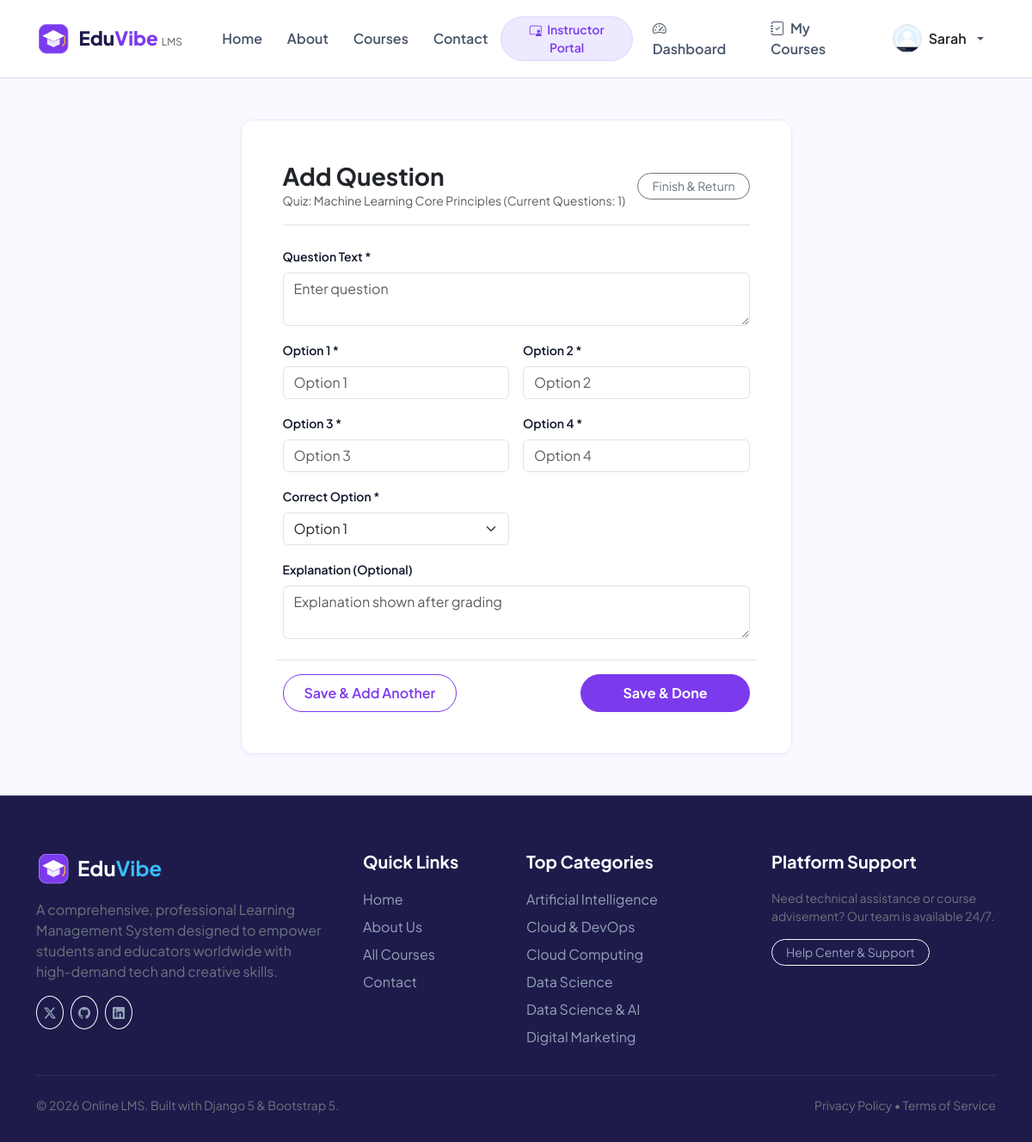
/instructor/quiz/2/question/add/ (signed in), run on the app's committed database.
### online_app/models.py (models this page shows, shortened)
class UserProfile(models.Model):
    ROLE_CHOICES = [
        ('student', 'Student'),
        ('instructor', 'Instructor'),
        ('admin', 'Admin'),
    ]
    user = models.OneToOneField(User, on_delete=models.CASCADE, related_name='profile')
    role = models.CharField(max_length=20, choices=ROLE_CHOICES, default='student')
    phone = models.CharField(max_length=25, blank=True)
    headline = models.CharField(max_length=150, blank=True, help_text="e.g. Senior Software Engineer | Student")
    bio = models.TextField(blank=True)
    avatar = models.ImageField(upload_to='avatars/', blank=True, null=True)
    avatar_static = models.CharField(max_length=255, blank=True, default='online_app/images/instructors/instructor1.jpg')
    created_at = models.DateTimeField(auto_now_add=True)
    def is_instructor(self):
        return self.role in ['instructor', 'admin'] or self.user.is_staff
    def get_avatar_url(self):
        if self.avatar:
            return self.avatar.url
        if self.avatar_static:
            return static(self.avatar_static)
        return static('online_app/images/instructors/instructor1.jpg')

class Quiz(models.Model):
    course = models.ForeignKey(Course, on_delete=models.CASCADE, related_name='quizzes')
    title = models.CharField(max_length=200)
    description = models.TextField(blank=True)
    pass_mark = models.PositiveIntegerField(default=60, help_text="Pass percentage (e.g. 60)")
    created_at = models.DateTimeField(auto_now_add=True)

class Category(models.Model):
    name = models.CharField(max_length=100)
    slug = models.SlugField(unique=True, blank=True)
    icon = models.CharField(max_length=60, default='bi-code-slash', help_text="Bootstrap icon class name")
    description = models.TextField(blank=True)
    image = models.ImageField(upload_to='categories/', blank=True, null=True)
    image_static = models.CharField(max_length=255, blank=True, default='')
    class Meta:
        verbose_name_plural = 'Categories'
        ordering = ['name']

### online_app/views.py (the view)
# urls.py: path('instructor/quiz/<int:quiz_id>/question/add/', views.add_question, name='add_question'),
@login_required
def add_question(request, quiz_id):
    quiz = get_object_or_404(Quiz, id=quiz_id, course__instructor=request.user)
    if request.method == 'POST':
        form = QuestionForm(request.POST)
        if form.is_valid():
            q = form.save(commit=False)
            q.quiz = quiz
            q.save()
            messages.success(request, "Question added! Add another question or finish.")
            if 'save_and_add' in request.POST:
                return redirect('add_question', quiz_id=quiz.id)
            return redirect('course_detail', slug=quiz.course.slug)
    else:
        form = QuestionForm()
    return render(request, 'online_app/question_form.html', {'form': form, 'quiz': quiz})

### online_app/forms.py
class QuestionForm(forms.ModelForm):
    class Meta:
        model = Question
        fields = ['question_text', 'option1', 'option2', 'option3', 'option4', 'correct_option', 'explanation']
        widgets = {
            'question_text': forms.Textarea(attrs={'class': 'form-control', 'rows': 2, 'placeholder': 'Enter question'}),
            'option1': forms.TextInput(attrs={'class': 'form-control', 'placeholder': 'Option 1'}),
            'option2': forms.TextInput(attrs={'class': 'form-control', 'placeholder': 'Option 2'}),
            'option3': forms.TextInput(attrs={'class': 'form-control', 'placeholder': 'Option 3'}),
            'option4': forms.TextInput(attrs={'class': 'form-control', 'placeholder': 'Option 4'}),
            'correct_option': forms.Select(attrs={'class': 'form-select'}),
            'explanation': forms.Textarea(attrs={'class': 'form-control', 'rows': 2, 'placeholder': 'Explanation shown after grading'}),
        }

### online_app/views.py (called while the page is built)
def global_categories_processor(request):
    return {
        'nav_categories': Category.objects.all()[:6]
    }

### online_app/templates/online_app/question_form.html (shortened to what this page needs)
{% extends 'online_app/base.html' %}
{% load static %}
{% block content %}
<div class="container py-5">
  <div class="row justify-content-center">
    <div class="col-lg-7">
      <div class="card-custom p-4 p-md-5 bg-white">
        <div class="d-flex justify-content-between align-items-center mb-4 pb-3 border-bottom">
          <div>
            <h3 class="fw-bold mb-0 text-dark">Add Question</h3>
            <small class="text-muted">Quiz: {{ quiz.title }} (Current Questions: {{ quiz.questions.count }})</small>
          </div>
          <a href="{% url 'course_detail' slug=quiz.course.slug %}" class="btn btn-outline-secondary rounded-pill btn-sm px-3">Finish &amp; Return</a>
        </div>
        <form method="POST">
          <div class="row g-3">
            <div class="col-12">
              <label class="form-label small fw-semibold">Question Text *</label>
              {{ form.question_text }}
            </div>
            <div class="col-md-6">
              <label class="form-label small fw-semibold">Option 1 *</label>
              {{ form.option1 }}
            </div>
            <div class="col-md-6">
              <label class="form-label small fw-semibold">Option 2 *</label>
              {{ form.option2 }}
            </div>
            <div class="col-md-6">
              <label class="form-label small fw-semibold">Option 3 *</label>
              {{ form.option3 }}
            </div>
            <div class="col-md-6">
              <label class="form-label small fw-semibold">Option 4 *</label>
              {{ form.option4 }}
            </div>
            <div class="col-md-6">
              <label class="form-label small fw-semibold">Correct Option *</label>
              {{ form.correct_option }}
            </div>
            <div class="col-12">
              <label class="form-label small fw-semibold">Explanation (Optional)</label>
              {{ form.explanation }}
            </div>
            <div class="col-12 mt-4 pt-3 border-top d-flex justify-content-between">
              <button type="submit" name="save_and_add" class="btn btn-outline-primary rounded-pill px-4">
                Save &amp; Add Another
              </button>
              <button type="submit" class="btn btn-primary rounded-pill px-5 fw-bold">
                Save &amp; Done
              </button>
            </div>
          </div>
        </form>
      </div>
    </div>
  </div>
</div>
{% endblock %}

### online_app/templates/online_app/base.html (shortened to what this page needs)
{% load static %}
<!DOCTYPE html>
<html lang="en">
<head>
  <link href="https://cdn.jsdelivr.net/npm/bootstrap@5.3.3/dist/css/bootstrap.min.css" rel="stylesheet">
  <link rel="stylesheet" href="https://cdn.jsdelivr.net/npm/bootstrap-icons@1.11.3/font/bootstrap-icons.min.css">
  <link rel="stylesheet" href="{% static 'online_app/css/style.css' %}">
</head>
<body>
  <nav class="navbar navbar-expand-lg navbar-lms">
    <div class="container">
      <a class="navbar-brand" href="{% url 'home' %}">
        <img src="{% static 'online_app/images/logo/logo.png' %}" alt="LMS Logo" class="brand-logo-img">
        <span>Edu<span style="color: var(--purple-primary);">Vibe</span> <small class="fw-normal text-muted" style="font-size: 0.75rem;">LMS</small></span>
      </a>
      <div class="collapse navbar-collapse" id="navbarLmsNav">
        <ul class="navbar-nav me-auto mb-2 mb-lg-0 ms-lg-3">
          <li class="nav-item">
            <a class="nav-link {% if request.resolver_match.url_name == 'home' %}active{% endif %}" href="{% url 'home' %}">Home</a>
          </li>
          <li class="nav-item">
            <a class="nav-link {% if request.resolver_match.url_name == 'about' %}active{% endif %}" href="{% url 'about' %}">About</a>
          </li>
          <li class="nav-item">
            <a class="nav-link {% if request.resolver_match.url_name == 'courses' or request.resolver_match.url_name == 'course_detail' %}active{% endif %}" href="{% url 'courses' %}">Courses</a>
          </li>
          <li class="nav-item">
            <a class="nav-link {% if request.resolver_match.url_name == 'contact' %}active{% endif %}" href="{% url 'contact' %}">Contact</a>
          </li>
        </ul>
        <ul class="navbar-nav ms-auto align-items-lg-center gap-2">
          {% if user.is_authenticated %}
            {% if user.profile.is_instructor %}
              <li class="nav-item">
                <a class="btn btn-lavender btn-sm rounded-pill px-3" href="{% url 'instructor_dashboard' %}">
                  <i class="bi bi-person-video3 me-1"></i> Instructor Portal
                </a>
              </li>
            {% endif %}
            <li class="nav-item">
              <a class="nav-link" href="{% url 'student_dashboard' %}">
                <i class="bi bi-speedometer2 me-1"></i> Dashboard
              </a>
            </li>
            <li class="nav-item">
              <a class="nav-link" href="{% url 'my_courses' %}">
                <i class="bi bi-journal-check me-1"></i> My Courses
              </a>
            </li>
            <li class="nav-item dropdown">
              <a class="nav-link dropdown-toggle d-flex align-items-center gap-2" href="#" id="userMenuDropdown" role="button" data-bs-toggle="dropdown" aria-expanded="false">
                <img src="{{ user.profile.get_avatar_url }}" alt="{{ user.username }}" class="rounded-circle border" width="34" height="34" style="object-fit: cover;">
                <span class="d-none d-lg-inline fw-semibold text-dark">{{ user.first_name|default:user.username }}</span>
              </a>
            </li>
          {% endif %}
        </ul>
      </div>
    </div>
  </nav>
  <main>
    {% block content %}{% endblock %}
  </main>
  <footer class="footer-lms">
    <div class="container">
      <div class="row g-4">
        <div class="col-lg-4 col-md-6">
          <div class="d-flex align-items-center gap-2 mb-3">
            <img src="{% static 'online_app/images/logo/logo.png' %}" alt="Logo" class="brand-logo-img">
            <span class="h4 text-white fw-bold mb-0">Edu<span style="color: var(--blue-primary);">Vibe</span></span>
          </div>
          <p class="text-secondary pe-lg-4">
            A comprehensive, professional Learning Management System designed to empower students and educators worldwide with high-demand tech and creative skills.
          </p>
          <div class="d-flex gap-2 mt-3">
            <a href="#" class="btn btn-outline-light btn-sm rounded-circle p-2"><i class="bi bi-twitter-x"></i></a>
            <a href="#" class="btn btn-outline-light btn-sm rounded-circle p-2"><i class="bi bi-github"></i></a>
            <a href="#" class="btn btn-outline-light btn-sm rounded-circle p-2"><i class="bi bi-linkedin"></i></a>
          </div>
        </div>
        <div class="col-lg-2 col-md-6 col-6">
          <h5>Quick Links</h5>
          <ul class="list-unstyled mb-0">
            <li class="mb-2"><a href="{% url 'home' %}">Home</a></li>
            <li class="mb-2"><a href="{% url 'about' %}">About Us</a></li>
            <li class="mb-2"><a href="{% url 'courses' %}">All Courses</a></li>
            <li class="mb-2"><a href="{% url 'contact' %}">Contact</a></li>
          </ul>
        </div>
        <div class="col-lg-3 col-md-6 col-6">
          <h5>Top Categories</h5>
          <ul class="list-unstyled mb-0">
            {% for cat in nav_categories %}
              <li class="mb-2"><a href="{% url 'courses' %}?category={{ cat.slug }}">{{ cat.name }}</a></li>
            {% empty %}
              <li class="mb-2"><a href="{% url 'courses' %}">Web Development</a></li>
              <li class="mb-2"><a href="{% url 'courses' %}">Data Science & AI</a></li>
            {% endfor %}
          </ul>
        </div>
        <div class="col-lg-3 col-md-6">
          <h5>Platform Support</h5>
          <p class="text-secondary small">Need technical assistance or course advisement? Our team is available 24/7.</p>
          <a href="{% url 'contact' %}" class="btn btn-outline-light btn-sm rounded-pill px-3">Help Center &amp; Support</a>
        </div>
      </div>
      <div class="pt-4 mt-4 border-top border-secondary border-opacity-25 d-flex flex-column flex-md-row justify-content-between align-items-center gap-2 text-secondary small">
        <p class="mb-0">&copy; 2026 Online LMS. Built with Django 5 &amp; Bootstrap 5.</p>
        <div>
          <span>Privacy Policy</span> • <span>Terms of Service</span>
        </div>
      </div>
    </div>
  </footer>
</body>
</html>

### online_app/static/online_app/css/style.css (style rules this page uses)
:root { --lavender-light: #F5F3FF; --lavender: #EDE9FE; --lavender-dark: #DDD6FE; --purple-soft: #8B5CF6; --purple-primary: #7C3AED; --purple-dark: #6D28D9; --blue-light: #E0F2FE; --blue-primary: #38BDF8; --blue-dark: #0284C7; --navy-text: #0F172A; --navy-dark: #1E1B4B; --text-muted: #64748B; --light-bg: #FAF9FF; --white: #FFFFFF; --light-grey: #F1F5F9; --border-color: #E2E8F0; --radius-sm: 8px; --radius-md: 14px; --radius-lg: 20px; --shadow-sm: 0 2px 4px rgba(124, 58, 237, 0.04); --shadow-md: 0 4px 12px rgba(124, 58, 237, 0.08); --shadow-lg: 0 10px 25px rgba(124, 58, 237, 0.12); }
body { font-family: 'Plus Jakarta Sans', -apple-system, BlinkMacSystemFont, 'Segoe UI', Roboto, Helvetica, Arial, sans-serif; color: var(--navy-text); background-color: var(--light-bg); min-height: 100vh; display: flex; flex-direction: column; }
main { flex: 1 0 auto; }
.navbar-lms { background-color: rgba(255, 255, 255, 0.95); backdrop-filter: blur(10px); border-bottom: 1px solid var(--lavender-dark); padding: 0.8rem 0; position: sticky; top: 0; z-index: 1020; }
.navbar-brand { font-weight: 800; font-size: 1.4rem; color: var(--navy-dark); display: flex; align-items: center; gap: 0.6rem; }
.brand-logo-img { width: 40px; height: 40px; border-radius: var(--radius-sm); object-fit: contain; }
.nav-link { font-weight: 600; color: #475569; padding: 0.5rem 0.9rem !important; border-radius: var(--radius-sm); transition: all 0.2s ease; }
.btn-primary { background-color: var(--purple-primary); border-color: var(--purple-primary); color: #fff; font-weight: 600; border-radius: var(--radius-sm); padding: 0.55rem 1.3rem; transition: all 0.2s ease; }
.btn-outline-primary { color: var(--purple-primary); border-color: var(--purple-primary); font-weight: 600; border-radius: var(--radius-sm); }
.btn-lavender { background-color: var(--lavender); color: var(--purple-primary); font-weight: 600; border: 1px solid var(--lavender-dark); }
.card-custom { background-color: var(--white); border: 1px solid var(--lavender); border-radius: var(--radius-md); box-shadow: var(--shadow-sm); transition: transform 0.2s ease, box-shadow 0.2s ease; }
.footer-lms { background-color: var(--navy-dark); color: #CBD5E1; padding: 4rem 0 2rem; margin-top: auto; border-top: 1px solid rgba(255, 255, 255, 0.1); }
.footer-lms h5 { color: #FFFFFF; font-weight: 700; margin-bottom: 1.25rem; }
.footer-lms a { color: #94A3B8; text-decoration: none; transition: color 0.2s; }

### data on the page
Quiz: title "Machine Learning Core Principles", questions.count "1"
Category: name "Artificial Intelligence"
Category: name "Cloud & DevOps"
Category: name "Cloud Computing"
Category: name "Data Science"
Category: name "Data Science & AI"
Category: name "Digital Marketing"

### other printed values
{{ user.first_name|default:user.username }} "Sarah"
